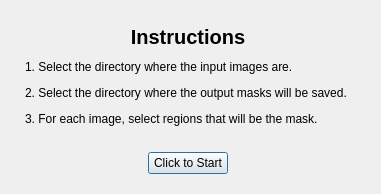
<?xml version="1.0" encoding="UTF-8"?>
<ui version="4.0">
 <class>DialogWelcome</class>
 <widget class="QDialog" name="DialogWelcome">
  <property name="geometry">
   <rect>
    <x>0</x>
    <y>0</y>
    <width>519</width>
    <height>233</height>
   </rect>
  </property>
  <property name="windowTitle">
   <string>Retrospective Photo Registration</string>
  </property>
  <layout class="QVBoxLayout" name="verticalLayout">
   <property name="sizeConstraint">
    <enum>QLayout::SetFixedSize</enum>
   </property>
   <property name="leftMargin">
    <number>25</number>
   </property>
   <property name="topMargin">
    <number>25</number>
   </property>
   <property name="rightMargin">
    <number>30</number>
   </property>
   <property name="bottomMargin">
    <number>20</number>
   </property>
   <item>
    <widget class="QLabel" name="label">
     <property name="font">
      <font>
       <pointsize>15</pointsize>
       <bold>true</bold>
      </font>
     </property>
     <property name="text">
      <string>Instructions</string>
     </property>
     <property name="alignment">
      <set>Qt::AlignCenter</set>
     </property>
    </widget>
   </item>
   <item>
    <spacer name="verticalSpacer_2">
     <property name="orientation">
      <enum>Qt::Vertical</enum>
     </property>
     <property name="sizeType">
      <enum>QSizePolicy::Fixed</enum>
     </property>
     <property name="sizeHint" stdset="0">
      <size>
       <width>20</width>
       <height>5</height>
      </size>
     </property>
    </spacer>
   </item>
   <item>
    <widget class="QLabel" name="label_2">
     <property name="text">
      <string>&lt;html&gt;&lt;head/&gt;&lt;body&gt;&lt;p&gt;1. Select the directory where the input images are. &lt;/p&gt;&lt;p&gt;2. Select the directory where the output masks will be saved. &lt;/p&gt;&lt;p&gt;3. For each image, select regions that will be the mask.&lt;/p&gt;&lt;/body&gt;&lt;/html&gt;</string>
     </property>
    </widget>
   </item>
   <item>
    <spacer name="verticalSpacer">
     <property name="orientation">
      <enum>Qt::Vertical</enum>
     </property>
     <property name="sizeType">
      <enum>QSizePolicy::Fixed</enum>
     </property>
     <property name="sizeHint" stdset="0">
      <size>
       <width>20</width>
       <height>20</height>
      </size>
     </property>
    </spacer>
   </item>
   <item>
    <layout class="QHBoxLayout" name="horizontalLayout">
     <item>
      <spacer name="horizontalSpacer">
       <property name="orientation">
        <enum>Qt::Horizontal</enum>
       </property>
       <property name="sizeHint" stdset="0">
        <size>
         <width>40</width>
         <height>20</height>
        </size>
       </property>
      </spacer>
     </item>
     <item>
      <widget class="QPushButton" name="pushButton">
       <property name="text">
        <string>Click to Start</string>
       </property>
      </widget>
     </item>
     <item>
      <spacer name="horizontalSpacer_2">
       <property name="orientation">
        <enum>Qt::Horizontal</enum>
       </property>
       <property name="sizeHint" stdset="0">
        <size>
         <width>40</width>
         <height>20</height>
        </size>
       </property>
      </spacer>
     </item>
    </layout>
   </item>
  </layout>
 </widget>
 <resources/>
 <connections>
  <connection>
   <sender>pushButton</sender>
   <signal>clicked()</signal>
   <receiver>DialogWelcome</receiver>
   <slot>accept()</slot>
   <hints>
    <hint type="sourcelabel">
     <x>335</x>
     <y>223</y>
    </hint>
    <hint type="destinationlabel">
     <x>275</x>
     <y>238</y>
    </hint>
   </hints>
  </connection>
 </connections>
</ui>
